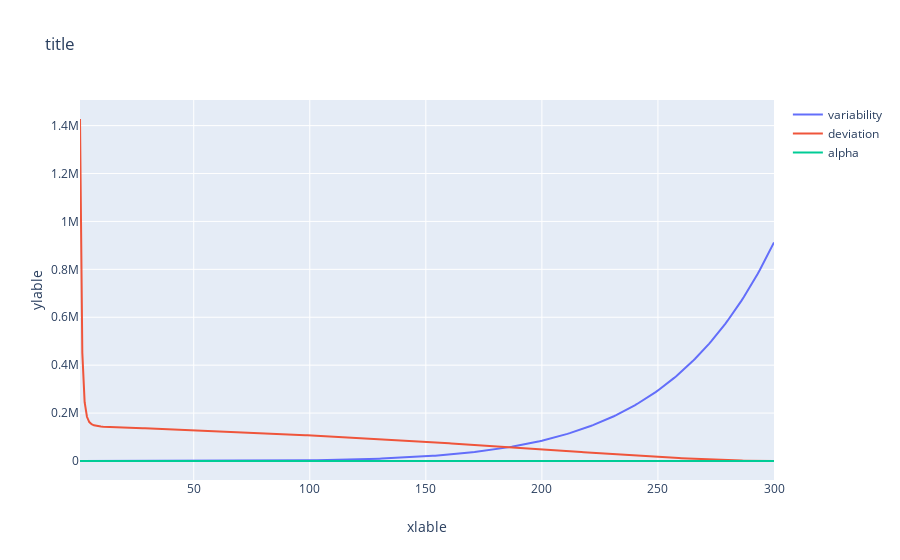

Notebook cell for this chart:
### Code cell
plot(3, [num_points, num_points, num_points], [var_ind, dev_ind, np.linspace(0, 1, N)],
     legend=['variability','deviation', 'alpha'])

### Figure 1 — Plotly figure (JSON) as saved in the notebook; plotly's stock layout.template omitted (floating-point values rounded to 4 significant figures; data arrays with more than 128 entries replaced by an {"elided": "..."} marker saying what was removed)
{"data": [{"mode": "lines", "name": "variability", "showlegend": true, "type": "scatter", "x": {"elided": "300 int values"}, "y": {"elided": "300 float values"}}, {"mode": "lines", "name": "deviation", "showlegend": true, "type": "scatter", "x": {"elided": "300 int values"}, "y": {"elided": "300 float values"}}, {"mode": "lines", "name": "alpha", "showlegend": true, "type": "scatter", "x": {"elided": "300 int values"}, "y": {"elided": "300 float values"}}], "layout": {"title": {"text": "title"}, "xaxis": {"title": {"text": "xlable"}}, "yaxis": {"title": {"text": "ylable"}}}}
